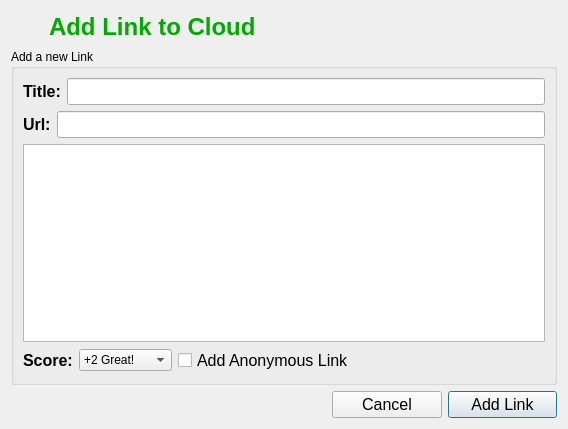
<?xml version="1.0" encoding="UTF-8"?>
<ui version="4.0">
 <class>AddLinksDialog</class>
 <widget class="QDialog" name="AddLinksDialog">
  <property name="geometry">
   <rect>
    <x>0</x>
    <y>0</y>
    <width>568</width>
    <height>429</height>
   </rect>
  </property>
  <property name="windowTitle">
   <string>Add Link</string>
  </property>
  <property name="windowIcon">
   <iconset resource="images.qrc">
    <normaloff>:/images/rstray3.png</normaloff>:/images/rstray3.png</iconset>
  </property>
  <layout class="QGridLayout" name="gridLayout_2">
   <item row="0" column="0">
    <widget class="QLabel" name="linksiconlabel">
     <property name="maximumSize">
      <size>
       <width>32</width>
       <height>32</height>
      </size>
     </property>
     <property name="text">
      <string/>
     </property>
     <property name="pixmap">
      <pixmap resource="images.qrc">:/images/ktorrent32.png</pixmap>
     </property>
    </widget>
   </item>
   <item row="0" column="1" colspan="3">
    <widget class="QLabel" name="label">
     <property name="text">
      <string>&lt;!DOCTYPE HTML PUBLIC &quot;-//W3C//DTD HTML 4.0//EN&quot; &quot;http://www.w3.org/TR/REC-html40/strict.dtd&quot;&gt;
&lt;html&gt;&lt;head&gt;&lt;meta name=&quot;qrichtext&quot; content=&quot;1&quot; /&gt;&lt;style type=&quot;text/css&quot;&gt;
p, li { white-space: pre-wrap; }
&lt;/style&gt;&lt;/head&gt;&lt;body style=&quot; font-family:'DejaVu Sans'; font-size:9pt; font-weight:400; font-style:normal;&quot;&gt;
&lt;p style=&quot; margin-top:0px; margin-bottom:0px; margin-left:0px; margin-right:0px; -qt-block-indent:0; text-indent:0px;&quot;&gt;&lt;span style=&quot; font-size:18pt; font-weight:600; color:#00aa00;&quot;&gt;Add Link to Cloud&lt;/span&gt;&lt;/p&gt;&lt;/body&gt;&lt;/html&gt;</string>
     </property>
    </widget>
   </item>
   <item row="1" column="0" colspan="4">
    <widget class="QGroupBox" name="groupBox">
     <property name="title">
      <string>Add a new Link</string>
     </property>
     <layout class="QGridLayout" name="gridLayout">
      <item row="0" column="0" colspan="4">
       <layout class="QHBoxLayout">
        <item>
         <widget class="QLabel" name="label_6">
          <property name="font">
           <font>
            <pointsize>12</pointsize>
            <weight>75</weight>
            <bold>true</bold>
           </font>
          </property>
          <property name="text">
           <string>Title:</string>
          </property>
         </widget>
        </item>
        <item>
         <widget class="QLineEdit" name="titleLineEdit">
          <property name="font">
           <font>
            <pointsize>12</pointsize>
           </font>
          </property>
         </widget>
        </item>
       </layout>
      </item>
      <item row="1" column="0" colspan="4">
       <layout class="QHBoxLayout">
        <item>
         <widget class="QLabel" name="label_7">
          <property name="font">
           <font>
            <pointsize>12</pointsize>
            <weight>75</weight>
            <bold>true</bold>
           </font>
          </property>
          <property name="text">
           <string>Url:</string>
          </property>
         </widget>
        </item>
        <item>
         <widget class="QLineEdit" name="linkLineEdit">
          <property name="font">
           <font>
            <pointsize>12</pointsize>
           </font>
          </property>
         </widget>
        </item>
       </layout>
      </item>
      <item row="2" column="0" colspan="4">
       <widget class="QTextEdit" name="linkTextEdit">
        <property name="sizePolicy">
         <sizepolicy hsizetype="Expanding" vsizetype="Preferred">
          <horstretch>0</horstretch>
          <verstretch>0</verstretch>
         </sizepolicy>
        </property>
        <property name="maximumSize">
         <size>
          <width>16777215</width>
          <height>16777215</height>
         </size>
        </property>
        <property name="font">
         <font>
          <pointsize>12</pointsize>
         </font>
        </property>
       </widget>
      </item>
      <item row="3" column="0">
       <widget class="QLabel" name="label_8">
        <property name="font">
         <font>
          <pointsize>12</pointsize>
          <weight>75</weight>
          <bold>true</bold>
         </font>
        </property>
        <property name="text">
         <string>Score:</string>
        </property>
       </widget>
      </item>
      <item row="3" column="1">
       <widget class="QComboBox" name="scoreBox">
        <item>
         <property name="text">
          <string>+2 Great!</string>
         </property>
         <property name="icon">
          <iconset resource="images.qrc">
           <normaloff>:/images/filerating5.png</normaloff>:/images/filerating5.png</iconset>
         </property>
        </item>
        <item>
         <property name="text">
          <string>+1 Good</string>
         </property>
         <property name="icon">
          <iconset resource="images.qrc">
           <normaloff>:/images/filerating4.png</normaloff>:/images/filerating4.png</iconset>
         </property>
        </item>
        <item>
         <property name="text">
          <string>0 Okay</string>
         </property>
         <property name="icon">
          <iconset resource="images.qrc">
           <normaloff>:/images/filerating3.png</normaloff>:/images/filerating3.png</iconset>
         </property>
        </item>
        <item>
         <property name="text">
          <string>-1 Sux</string>
         </property>
         <property name="icon">
          <iconset resource="images.qrc">
           <normaloff>:/images/filerating2.png</normaloff>:/images/filerating2.png</iconset>
         </property>
        </item>
        <item>
         <property name="text">
          <string>-2 Bad Link</string>
         </property>
         <property name="icon">
          <iconset resource="images.qrc">
           <normaloff>:/images/filerating1.png</normaloff>:/images/filerating1.png</iconset>
         </property>
        </item>
       </widget>
      </item>
      <item row="3" column="2">
       <widget class="QCheckBox" name="anonBox">
        <property name="font">
         <font>
          <pointsize>12</pointsize>
          <weight>50</weight>
          <bold>false</bold>
         </font>
        </property>
        <property name="text">
         <string>Add Anonymous Link</string>
        </property>
       </widget>
      </item>
      <item row="3" column="3">
       <spacer name="horizontalSpacer_2">
        <property name="orientation">
         <enum>Qt::Horizontal</enum>
        </property>
        <property name="sizeHint" stdset="0">
         <size>
          <width>196</width>
          <height>23</height>
         </size>
        </property>
       </spacer>
      </item>
     </layout>
    </widget>
   </item>
   <item row="2" column="0" colspan="2">
    <spacer name="horizontalSpacer">
     <property name="orientation">
      <enum>Qt::Horizontal</enum>
     </property>
     <property name="sizeHint" stdset="0">
      <size>
       <width>375</width>
       <height>20</height>
      </size>
     </property>
    </spacer>
   </item>
   <item row="2" column="2">
    <widget class="QPushButton" name="closepushButton">
     <property name="font">
      <font>
       <pointsize>12</pointsize>
      </font>
     </property>
     <property name="text">
      <string>Cancel</string>
     </property>
    </widget>
   </item>
   <item row="2" column="3">
    <widget class="QPushButton" name="addLinkButton">
     <property name="font">
      <font>
       <pointsize>12</pointsize>
      </font>
     </property>
     <property name="text">
      <string>Add Link</string>
     </property>
     <property name="autoDefault">
      <bool>false</bool>
     </property>
     <property name="default">
      <bool>true</bool>
     </property>
    </widget>
   </item>
  </layout>
 </widget>
 <resources>
  <include location="images.qrc"/>
 </resources>
 <connections/>
</ui>
